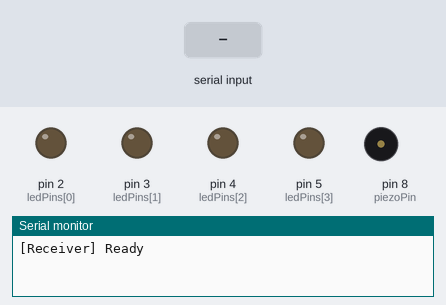
Recording of a sketch running on a simulated Arduino Uno, built with avr-gcc and run on an emulated ATmega328P. Shown: output pins drawn as LEDs (lit = HIGH), buzzer (waves = sounding), the last lines printed to the serial monitor. The inputs (shaded band) are chosen by the test bench.

Above: at 1.2 s.
1.3 s: "go\n" received over Serial
At 1.5 s:
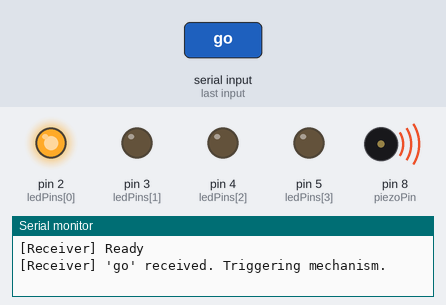
At 4.9 s:
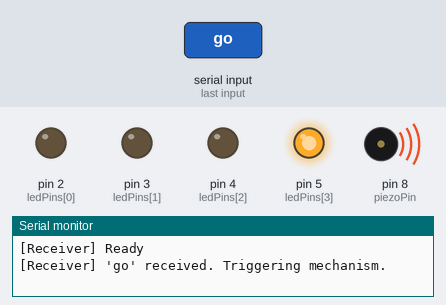
Timing chart, 0 to 6.6 s (numbered marks = the images above; inputs shaded):
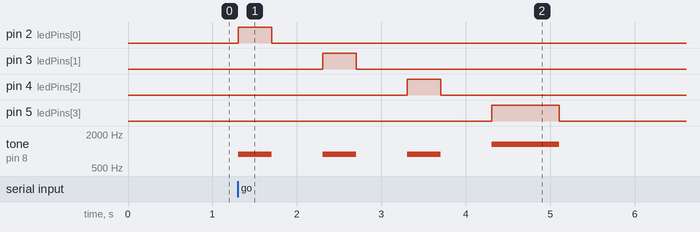

The sketch:

Piezo_led.ino
```cpp
const int piezoPin = 8;
const int ledPins[] = {2, 3, 4, 5};

void setup() {
  Serial.begin(9600);

  pinMode(piezoPin, OUTPUT);

  for (int i = 0; i < 4; i++) {
    pinMode(ledPins[i], OUTPUT);
    digitalWrite(ledPins[i], LOW);
  }

  Serial.println("[Receiver] Ready");
}

void loop() {
  if (Serial.available()) {
    String input = Serial.readStringUntil('\n');
    input.trim();

    if (input.equalsIgnoreCase("go")) {
      Serial.println("[Receiver] 'go' received. Triggering mechanism.");
      playCountdown();
    }
  }
}

void playCountdown() {
  int tones[] = {880, 880, 880, 1319};
  int durations[] = {400, 400, 400, 800};

  for (int i = 0; i < 4; i++) {
    digitalWrite(ledPins[i], HIGH);
    tone(piezoPin, tones[i]);
    delay(durations[i]);
    noTone(piezoPin);
    digitalWrite(ledPins[i], LOW);
    delay(600);
  }

  Serial.println("[Receiver] Countdown complete.");
}
```

Measured:
- after the input at 1.3 s, pin 2 (ledPins[0]): LOW → HIGH at once, → LOW 0.40 s later; pin 3 (ledPins[1]): LOW → HIGH after 1.0 s, → LOW 0.40 s later
